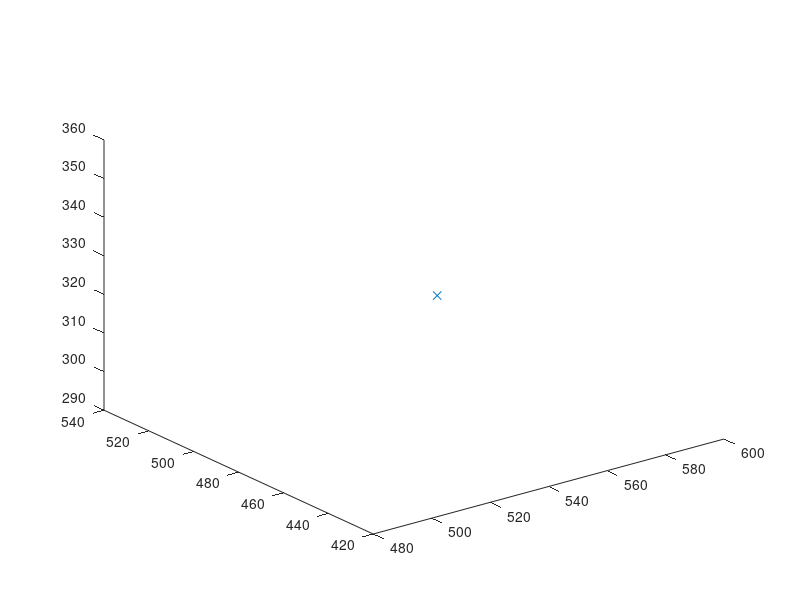

Here is the MATLAB script that generated this plot: (Note: this script raises an error after producing the figure.)
clearvars
close all
x_max = 640;
y_max = 480;
z_max = 400;

EPS = 20;
numNodes = 500;        

q_start.coord = [0 0 0];
q_start.cost = 0;
q_start.parent = 0;



q_goal.coord = [640 400 180];


q_goal.cost = 0;

nodes(1) = q_start;
figure(1)

for i = 1:1:numNodes
    q_rand = [rand(1)*x_max rand(1)*y_max rand(1)*z_max];
    plot3(q_rand(1), q_rand(2), q_rand(3), 'x', 'Color',  [0 0.4470 0.7410])
    
    % Break if goal node is already reached
    for j = 1:1:length(nodes)
        if nodes(j).coord == q_goal.coord
            break
        end
    end
    
    % Pick the closest node from existing list to branch out from
    ndist = [];
    for j = 1:1:length(nodes)
        n = nodes(j);
        tmp = dist_3d(n.coord, q_rand);
        ndist = [ndist tmp];
    end
    [val, idx] = min(ndist);
    q_near = nodes(idx);
    
    q_new.coord = steer3d(q_rand, q_near.coord, val, EPS);
    line([q_near.coord(1), q_new.coord(1)], [q_near.coord(2), q_new.coord(2)], [q_near.coord(3), q_new.coord(3)], 'Color', 'k', 'LineWidth', 2);
    drawnow
    hold on
    q_new.cost = dist_3d(q_new.coord, q_near.coord) + q_near.cost;
    
    % Within a radius of r, find all existing nodes
    q_nearest = [];
    r = 50;
    neighbor_count = 1;
    for j = 1:1:length(nodes)
        if (dist_3d(nodes(j).coord, q_new.coord)) <= r
            q_nearest(neighbor_count).coord = nodes(j).coord;
            q_nearest(neighbor_count).cost = nodes(j).cost;
            neighbor_count = neighbor_count+1;
        end
    end
    
    % Initialize cost to currently known value
    q_min = q_near;
    C_min = q_new.cost;
    
    % Iterate through all nearest neighbors to find alternate lower
    % cost paths
    
    for k = 1:1:length(q_nearest)
        if q_nearest(k).cost + dist_3d(q_nearest(k).coord, q_new.coord) < C_min
            q_min = q_nearest(k);
            C_min = q_nearest(k).cost + dist_3d(q_nearest(k).coord, q_new.coord);
            line([q_min.coord(1), q_new.coord(1)], [q_min.coord(2), q_new.coord(2)], [q_min.coord(3), q_new.coord(3)], 'Color', 'g');            
            hold on
        end
    end
    
    % Update parent to least cost-from node
    for j = 1:1:length(nodes)
        if nodes(j).coord == q_min.coord
            q_new.parent = j;
        end
    end
    
    % Append to nodes
    nodes = [nodes q_new];
end

D = [];
for j = 1:1:length(nodes)
    tmpdist = dist_3d(nodes(j).coord, q_goal.coord);
    D = [D tmpdist];
end

% Search backwards from goal to start to find the optimal least cost path
[val, idx] = min(D);
q_final = nodes(idx);
q_goal.parent = idx;
q_end = q_goal;
nodes = [nodes q_goal];
while q_end.parent ~= 0
    start = q_end.parent;
    line([q_end.coord(1), nodes(start).coord(1)], [q_end.coord(2), nodes(start).coord(2)], [q_end.coord(3), nodes(start).coord(3)], 'Color', 'r', 'LineWidth', 4);
    hold on
    q_end = nodes(start);
end


